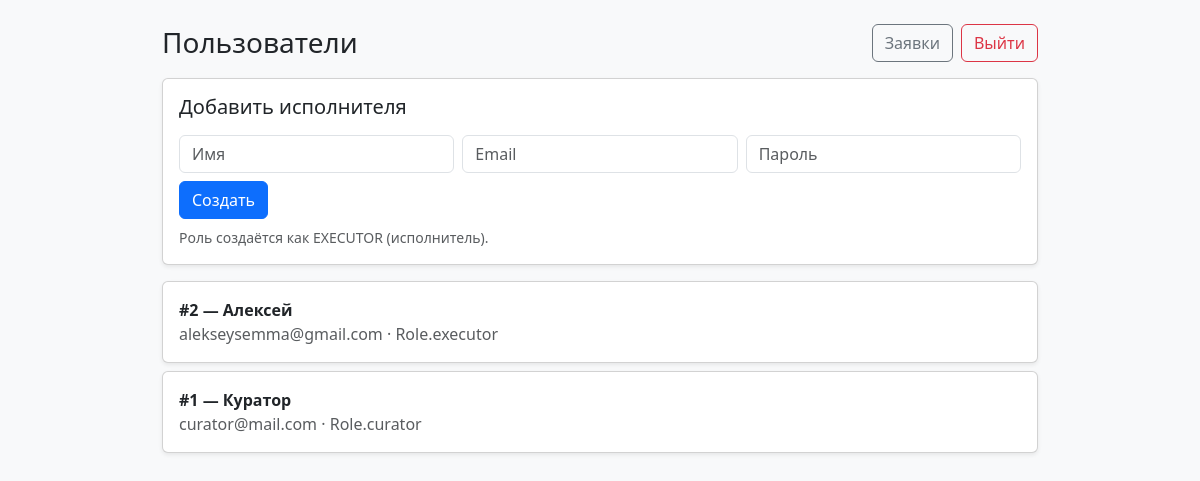
Page /web/users (signed in) on the committed database.
### main.py (models this page shows)
class Base(DeclarativeBase):
    pass

class User(Base):
    __tablename__ = "users"
    id: Mapped[int] = mapped_column(primary_key=True)
    email: Mapped[str] = mapped_column(String(255), unique=True, index=True)
    name: Mapped[str] = mapped_column(String(255))
    password_hash: Mapped[str] = mapped_column(String(255))
    role: Mapped[Role] = mapped_column(SAEnum(Role), index=True)

### main.py (the view)
@app.get("/web/users")
def web_users(request: Request, db: Session = Depends(get_db), user: User = Depends(get_current_user)):
    if user.role != Role.curator:
        raise HTTPException(403, "Only curator")
    users = db.query(User).order_by(User.id.desc()).all()
    return templates.TemplateResponse("users.html", {"request": request, "users": users})

### templates/users.html (shortened to what this page needs)
<!doctype html>
<html>
<head>
  <link href="https://cdn.jsdelivr.net/npm/bootstrap@5.3.3/dist/css/bootstrap.min.css" rel="stylesheet">
</head>
<body class="bg-light">
  <div class="container py-4" style="max-width: 900px;">
    <div class="d-flex justify-content-between align-items-center mb-3">
      <h3 class="mb-0">Пользователи</h3>
      <div class="d-flex gap-2">
        <a class="btn btn-outline-secondary" href="/web">Заявки</a>
        <a class="btn btn-outline-danger" href="/web/logout">Выйти</a>
      </div>
    </div>
    <div class="card shadow-sm mb-3">
      <div class="card-body">
        <h5 class="mb-3">Добавить исполнителя</h5>
        <form method="post" action="/web/users/create" class="row g-2">
          <div class="col-12 col-md-4">
            <input name="name" class="form-control" placeholder="Имя" required />
          </div>
          <div class="col-12 col-md-4">
            <input name="email" type="email" class="form-control" placeholder="Email" required />
          </div>
          <div class="col-12 col-md-4">
            <input name="password" type="password" class="form-control" placeholder="Пароль" required />
          </div>
          <div class="col-12">
            <button class="btn btn-primary">Создать</button>
          </div>
          <div class="text-muted small mt-2">
            Роль создаётся как EXECUTOR (исполнитель).
          </div>
        </form>
      </div>
    </div>
    {% for u in users %}
      <div class="card shadow-sm mb-2">
        <div class="card-body">
          <b>#{{ u.id }} — {{ u.name }}</b>
          <div class="text-muted">{{ u.email }} · {{ u.role }}</div>
        </div>
      </div>
    {% endfor %}
  </div>
</body>
</html>

### rows in the picture
User: id "2", name "Алексей", email "alekseysemma@gmail.com", role "Role.executor"
User: id "1", name "Куратор", email "curator@mail.com", role "Role.curator"
